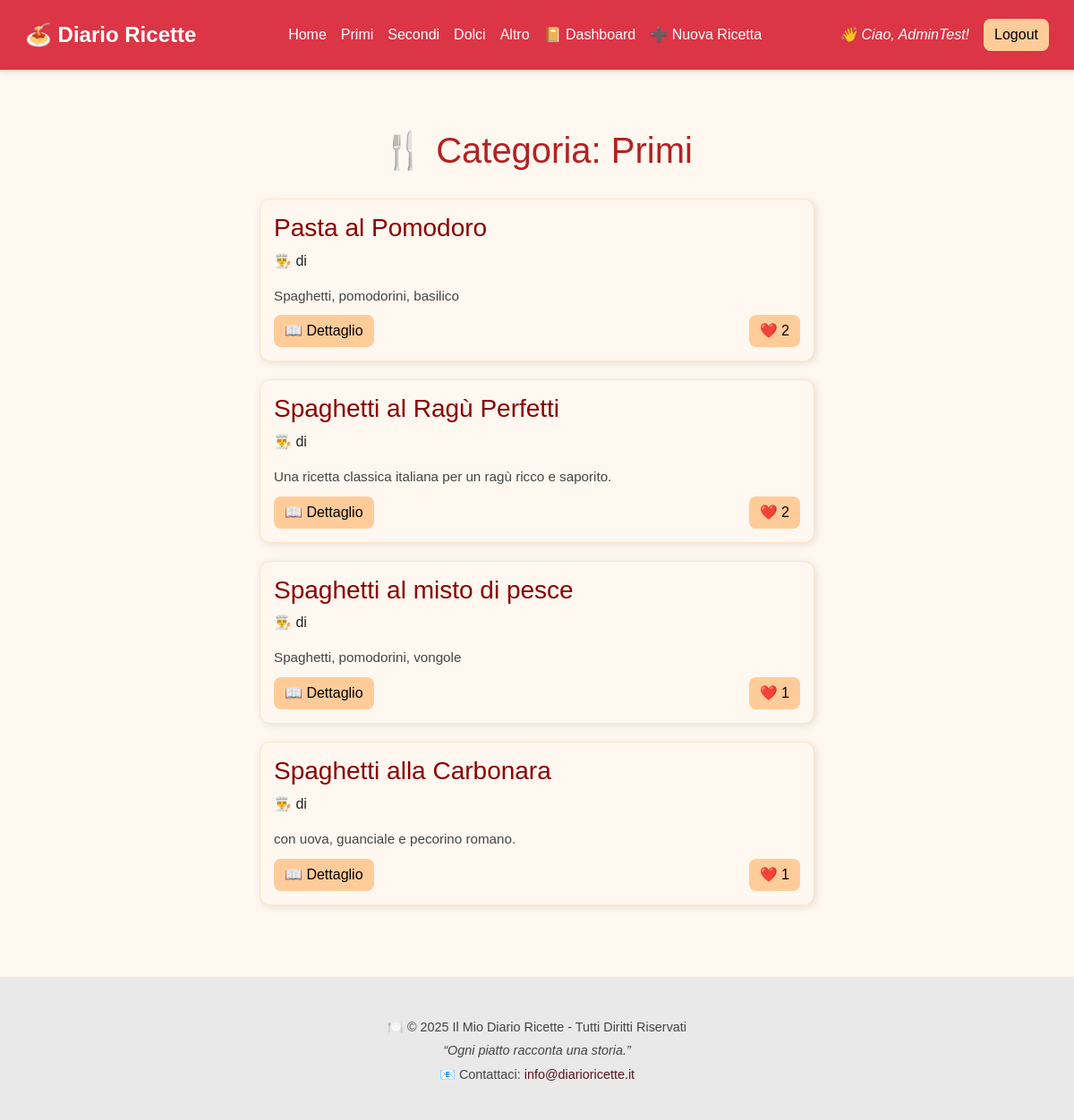
Screenshot of /categorie/Primi (signed in) with the database file from the repository.
### app2.py (models this page shows, shortened)
class User(db.Model, UserMixin):
    __tablename__ = 'utente'
    id_utente = db.Column(db.Integer, primary_key=True)
    username = db.Column('nome_utente', db.String(80), unique=True, nullable=False)
    email = db.Column('email', db.String(100), unique=True, nullable=False)
    password_hash = db.Column('password_hash', db.String(255), nullable=False)
    ruolo = db.Column('ruolo', db.String(20), default='utente')
    data_registrazione = db.Column('data_registrazione', db.DateTime)
    id = synonym('id_utente')
    recipes = db.relationship(
        'Recipe',
        back_populates='author',
        lazy='dynamic',
        foreign_keys='Recipe.id_autore',
        cascade="all, delete-orphan"
    )
    likes = db.relationship('Like', back_populates='user', lazy='dynamic', cascade="all, delete-orphan")

class Category(db.Model):
    __tablename__ = 'categoria'
    id_categoria = db.Column(db.Integer, primary_key=True)
    name = db.Column('nome', db.String(50), unique=True, nullable=False)
    id = synonym('id_categoria')
    recipes = db.relationship('Recipe', back_populates='category', lazy='dynamic')

class Recipe(db.Model):
    __tablename__ = 'ricetta'
    id_ricetta = db.Column(db.Integer, primary_key=True)
    title = db.Column(db.String(100), nullable=False)
    ingredients = db.Column('ingredienti', db.Text, nullable=False)
    instructions = db.Column('istruzioni', db.Text, nullable=False)
    preparation_time = db.Column('tempo_prep', db.Integer, default=0)
    cooking_time = db.Column('tempo_cottura', db.Integer, default=0)
    servings = db.Column('porzioni', db.Integer, default=1)
    is_private = db.Column('is_privata', db.Boolean, default=False)
    id_autore = db.Column(db.Integer, db.ForeignKey('utente.id_utente'), nullable=False)
    category_id = db.Column(
        'id_categoria',
        db.Integer,
        db.ForeignKey('categoria.id_categoria'),
        nullable=False
    )
    description = db.Column('descrizione', db.Text, nullable=False)
    filename = db.Column('filename', db.String(100), nullable=True)
    creation_date = db.Column('data_creazione_ricetta', db.String(10), default=lambda: time.strftime("%Y-%m-%d"))
    id = synonym('id_ricetta')
    author_id = synonym('id_autore')
    author = db.relationship(
        'User',
        back_populates='recipes',
        foreign_keys=[id_autore]
    )
    category = db.relationship('Category', back_populates='recipes', foreign_keys='Recipe.category_id')
    likes = db.relationship('Like', back_populates='recipe', lazy='dynamic')

### app2.py (the view)
@app.route('/categorie/<nome_categoria>')
def mostra_categoria(nome_categoria):
    category_obj = db.session.scalar(db.select(Category).filter_by(name=nome_categoria))
    if not category_obj:
        flash(f'⚠️ Categoria "{nome_categoria}" non trovata.', 'warning')
        return redirect(url_for('home'))
    ricette_query = db.session.execute(
        db.select(Recipe, User.username.label('autore_nome'), func.count(Like.recipe_id).label('num_likes'))
        .join(User, Recipe.author_id == User.id)
        .outerjoin(Like, Recipe.id == Like.recipe_id)
        .where(Recipe.category_id == category_obj.id)
        .group_by(Recipe.id, User.username)
        .order_by(Recipe.title.asc())
    ).all()
    ricette = []
    for r, autore_nome, num_likes in ricette_query:
        ricette.append({
            'id_ricetta': r.id,
            'titolo_ricetta': r.title,
            'descrizione': r.description,
            'filename': r.filename,
            'autore_nome': autore_nome,
            'categoria_nome': nome_categoria,
            'num_likes': num_likes
        })
    return render_template('categoria.html', ricette=ricette, categoria_nome=nome_categoria)

### app2.py (called while the page is built)
@login_manager.user_loader
def load_user(user_id):
    return User.query.get(int(user_id))

### templates/categoria.html (shortened to what this page needs)
{% extends 'base.html' %}
{% block content %}
<div class="container">
    <h1 class="titolo">🍴 Categoria: {{ categoria_nome }}</h1>
    {% if ricette %}
        <div class="lista-ricette">
            {% for ricetta in ricette %}
            <div class="ricetta-card">
                <h3>{{ ricetta['titolo_ricetta'] }}</h3>
                <p class="autore">👨‍🍳 di <strong>{{ ricetta['nome_utente'] }}</strong></p>
                <p class="descrizione">
                    {{ ricetta['descrizione'][:150] }}
                </p>
                <div class="azioni">
                    <a href="{{ url_for('dettaglio_ricetta', id_ricetta=ricetta['id_ricetta']) }}" class="btn">📖 Dettaglio</a>
                    <form class="like-form" data-id="{{ ricetta['id_ricetta'] }}" method="POST">
                        <button type="submit" class="btn like-btn">❤️ <span class="likes-count">{{ ricetta['num_likes'] }}</span></button>
                    </form>
                </div>
            </div>
            {% endfor %}
        </div>
    {% else %}
        <p class="vuoto">😢 Non ci sono ricette in questa categoria.</p>
    {% endif %}
</div>
{% endblock %}

### templates/base.html (shortened to what this page needs)
<!DOCTYPE html>
<html lang="it">
<head>
    <link rel="stylesheet" href="{{ url_for('static', filename='stile.css')}}">
    <link href="https://cdn.jsdelivr.net/npm/bootstrap@5.3.3/dist/css/bootstrap.min.css"
          rel="stylesheet"
          xintegrity="sha384-QWTKZyjpPEjISv5WaRU9OFeRpok6YctnYmDr5pNlyT2bRjXh0JMhjY6hW+ALEwIH"
>
</head>
<body>
    <header class="navbar navbar-expand-lg bg-danger p-3 shadow-sm">
        <div class="container-fluid">
            <a class="navbar-brand text-white fw-bold fs-4" href="{{ url_for('home') }}">
                🍝 Diario Ricette
            </a>
            <div class="collapse navbar-collapse justify-content-end" id="navbarNav">
                <ul class="navbar-nav mx-auto mb-2 mb-lg-0">
                    <li class="nav-item">
                        <a class="nav-link text-white" href="{{ url_for('home') }}">Home</a>
                    </li>
                    <li class="nav-item">
                        <a class="nav-link text-white" href="{{ url_for('mostra_categoria', nome_categoria='Primi') }}">Primi</a>
                    </li>
                    <li class="nav-item">
                        <a class="nav-link text-white" href="{{ url_for('mostra_categoria', nome_categoria='Secondi') }}">Secondi</a>
                    </li>
                    <li class="nav-item">
                        <a class="nav-link text-white" href="{{ url_for('mostra_categoria', nome_categoria='Dolci') }}">Dolci</a>
                    </li>
                    <li class="nav-item">
                        <a class="nav-link text-white" href="{{ url_for('mostra_categoria', nome_categoria='Altro') }}">Altro</a>
                    </li>
                    {% if session.get ('utente') %}
                        <li class="nav-item">
                            <a class="nav-link text-white" href="{{ url_for('diario_ricette') }}">📔 Dashboard</a>
                        </li>
                        <li class="nav-item">
                            <a class="nav-link text-white" href="{{ url_for('nuova_ricetta') }}">➕ Nuova Ricetta</a>
                        </li>
                    {% endif %}
                </ul>
                <div class="d-flex align-items-center">
                    {% if session.get('utente') %}
                        <span class="utente me-3">👋 Ciao, {{ session['utente'] }}!</span>
                        <a class="btn btn-outline-light" href="{{ url_for('logout') }}">Logout</a>
                    {% else %}
                        <a class="btn btn-outline-light me-2" href="{{ url_for('login') }}">Login</a>
                        <a class="btn btn-light" href="{{ url_for('register') }}">Registrati</a>
                    {% endif %}
                </div>
            </div>
        </div>
    </header>
    <main class="container mt-4">
        {% block content %}{% endblock %}
    </main>
    <footer class="footer">
        <div class="container">
            <p class="mb-1">🍽️ &copy; 2025 Il Mio Diario Ricette - Tutti Diritti Riservati</p>
            <p class="mb-1"><em>“Ogni piatto racconta una storia.”</em></p>
            <p class="mb-0">📧 Contattaci: <a href="mailto:info@diarioricette.it" class="text-danger-emphasis text-decoration-none">info@diarioricette.it</a></p>
        </div>
    </footer>
</body>
</html>

### static/stile.css (style rules this page uses)
.navbar { background-color: #fff8f0; border-bottom: 2px solid #ffe4c4; padding: 10px 0; }
html, body { height: 100%; }
body { display: flex; flex-direction: column; }
main { flex: 1; }

### templates/base.html (style rules this page uses)
body { background: #fff8f0; font-family: 'Arial', sans-serif; }
.footer { background-color: #e9e9e9; color: #444; padding: 20px 0; margin-top: 40px; border-top: 1px solid #ffe4c4; font-size: 0.9em; text-align: center; }
.footer p { margin: 5px 0; }
.utente { font-style: italic; color: white; }

### templates/categoria.html (style rules this page uses)
.container { max-width: 700px; margin: 0 auto; padding: 20px; }
.titolo { text-align: center; color: #b22222; margin-bottom: 30px; }
.lista-ricette { display: flex; flex-direction: column; gap: 20px; align-items: center; }
.ricetta-card { background: #fff8f0; border: 1px solid #ffe4c4; border-radius: 12px; padding: 15px; box-shadow: 2px 2px 10px rgba(0,0,0,0.1); width: 100%; transition: transform 0.3s, box-shadow 0.3s; }
.ricetta-card h3 { color: #8b0000; }
.descrizione { color: #444; font-size: 0.95em; margin: 10px 0; }
.azioni { display: flex; justify-content: space-between; align-items: center; }
.btn { background: #ffcc99; border: none; border-radius: 8px; padding: 6px 12px; cursor: pointer; text-decoration: none; color: #000; }

### rows the page displays
User: utente "AdminTest"
Category: nome "Primi"
Recipe: titolo_ricetta "Pasta al Pomodoro", descrizione "Spaghetti, pomodorini, basilico", num_likes "2"
Recipe: titolo_ricetta "Spaghetti al Ragù Perfetti", descrizione "Una ricetta classica italiana per un ragù ricco e saporito.", num_likes "2"
Recipe: titolo_ricetta "Spaghetti al misto di pesce", descrizione "Spaghetti, pomodorini, vongole", num_likes "1"
Recipe: titolo_ricetta "Spaghetti alla Carbonara", descrizione "con uova, guanciale e pecorino romano.", num_likes "1"
